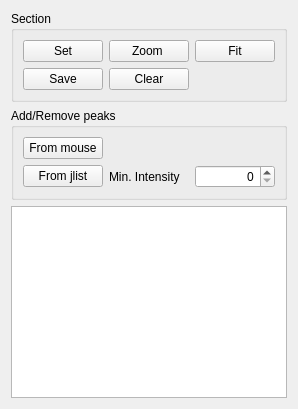
           <widget class="QWidget" name="tab_PeakFitPeaks">
            <attribute name="title">
             <string>Peaks</string>
            </attribute>
            <layout class="QVBoxLayout" name="verticalLayout_16">
             <item>
              <widget class="QGroupBox" name="groupBox_35">
               <property name="sizePolicy">
                <sizepolicy hsizetype="Preferred" vsizetype="Minimum">
                 <horstretch>0</horstretch>
                 <verstretch>0</verstretch>
                </sizepolicy>
               </property>
               <property name="title">
                <string>Section</string>
               </property>
               <property name="flat">
                <bool>true</bool>
               </property>
               <layout class="QGridLayout" name="gridLayout_17">
                <item row="0" column="3">
                 <widget class="QPushButton" name="pushButton_ConductFitting">
                  <property name="sizePolicy">
                   <sizepolicy hsizetype="Minimum" vsizetype="Fixed">
                    <horstretch>0</horstretch>
                    <verstretch>0</verstretch>
                   </sizepolicy>
                  </property>
                  <property name="text">
                   <string>Fit</string>
                  </property>
                 </widget>
                </item>
                <item row="0" column="0">
                 <widget class="QPushButton" name="pushButton_SetFitSection">
                  <property name="sizePolicy">
                   <sizepolicy hsizetype="Minimum" vsizetype="Fixed">
                    <horstretch>0</horstretch>
                    <verstretch>0</verstretch>
                   </sizepolicy>
                  </property>
                  <property name="text">
                   <string>Set</string>
                  </property>
                 </widget>
                </item>
                <item row="0" column="1">
                 <widget class="QPushButton" name="pushButton_ZoomToSection">
                  <property name="text">
                   <string>Zoom </string>
                  </property>
                 </widget>
                </item>
                <item row="1" column="0">
                 <widget class="QPushButton" name="pushButton_PkSave">
                  <property name="text">
                   <string>Save</string>
                  </property>
                 </widget>
                </item>
                <item row="1" column="1">
                 <widget class="QPushButton" name="pushButton_ClearSection">
                  <property name="text">
                   <string>Clear</string>
                  </property>
                 </widget>
                </item>
               </layout>
              </widget>
             </item>
             <item>
              <widget class="QGroupBox" name="groupBox_32">
               <property name="sizePolicy">
                <sizepolicy hsizetype="Preferred" vsizetype="Fixed">
                 <horstretch>0</horstretch>
                 <verstretch>0</verstretch>
                </sizepolicy>
               </property>
               <property name="title">
                <string>Add/Remove peaks</string>
               </property>
               <property name="flat">
                <bool>true</bool>
               </property>
               <layout class="QGridLayout" name="gridLayout_18">
                <item row="2" column="3">
                 <widget class="QSpinBox" name="spinBox_PeaksFromJlistIntensity">
                  <property name="alignment">
                   <set>Qt::AlignRight|Qt::AlignTrailing|Qt::AlignVCenter</set>
                  </property>
                 </widget>
                </item>
                <item row="1" column="0">
                 <widget class="QPushButton" name="pushButton_AddRemoveFromMouse">
                  <property name="text">
                   <string>From mouse</string>
                  </property>
                  <property name="checkable">
                   <bool>true</bool>
                  </property>
                 </widget>
                </item>
                <item row="2" column="2">
                 <widget class="QLabel" name="label_16">
                  <property name="text">
                   <string>Min. Intensity</string>
                  </property>
                 </widget>
                </item>
                <item row="2" column="0">
                 <widget class="QPushButton" name="pushButton_AddRemoveFromJlist">
                  <property name="text">
                   <string>From jlist</string>
                  </property>
                 </widget>
                </item>
               </layout>
              </widget>
             </item>
             <item>
              <widget class="QTableWidget" name="tableWidget_PkParams">
               <property name="sizePolicy">
                <sizepolicy hsizetype="Expanding" vsizetype="Expanding">
                 <horstretch>0</horstretch>
                 <verstretch>0</verstretch>
                </sizepolicy>
               </property>
              </widget>
             </item>
            </layout>
           </widget>
